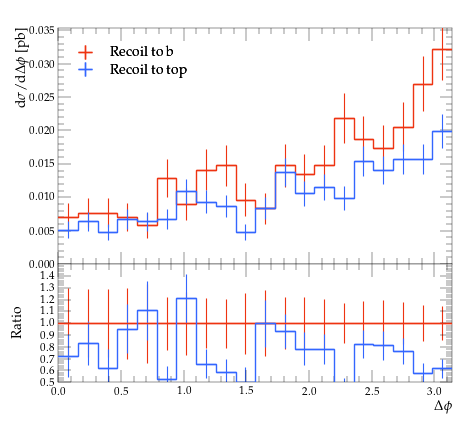

This figure's Python source:
#! /usr/bin/env python

# This Python script was auto-generated using YODA v2.0.2.
# Analysis object: /MC_TTBAR/onelep_jetb_1_W_dphi
# Timestamp: 07-08-2026 (11:29:31)

import matplotlib as mpl
import matplotlib.pyplot as plt
mpl.use('Agg') # comment out for interactive use
import os
import numpy as np

plotDir = os.path.split(os.path.realpath(__file__))[0]
if 'YODA_USER_PLOT_PATH' in globals():
    plot_outdir = globals()['YODA_USER_PLOT_PATH']
else:
    plot_outdir = plotDir

#plot style
plt.style.use(os.path.join(plotDir, '../default.mplstyle'))
# plot metadata
figW, figH = plt.rcParams['figure.figsize']
ax_xLabel = r'$\Delta \phi$'
ax_yLabel = r'$\mathrm{d}\sigma/\mathrm{d}\Delta \phi$ [pb]'
ax_title  = r''
ax_xScale = 'linear'
ax_yScale = 'linear'
xLims = (0.0, 3.141593)
yLims = (0.0, 0.035360622)

# TeX-friendly labels for the legend
labels = {
    'legend' : ([ r"Recoil to b", r"Recoil to top" ], r""),
}

# Adjust canvas width and height
canvasW = 10.0
canvasH = 9.0
figW *= canvasW/10.
figH *= canvasH/9.

# Create figure and axis objects
fig, (ax, ratio0_ax) = plt.subplots(2, 1, sharex=True,
                  figsize=(figW,figH), gridspec_kw={'height_ratios': (6.0, 3.0)})

# Set figure margins
plt.subplots_adjust(
    left   = 1.0 * plt.rcParams['figure.subplot.left'],
    right  = 1.0 * plt.rcParams['figure.subplot.right'],
    top    = 1.0 * plt.rcParams['figure.subplot.top'],
    bottom = 1.0 * plt.rcParams['figure.subplot.bottom'])

ratio0_ax.yaxis.set_major_locator(mpl.ticker.MultipleLocator(0.1))
ratio0_ax.set_ylim(0.5, 1.4999)
ratio0_ax.set_ylabel('Ratio')

# the numerical data is stored in a separate file
dataf = dict()
prefix = os.path.split(__file__)[0]
if prefix:    prefix = prefix + '/'
exec(open(prefix+'onelep_jetb_1_W_dphi__data.py').read(), dataf)


legend_handles = dict() # keep track of handles for the legend

# style options for curves
# starts at zorder>=5 to draw curve on top of legend
styles = {
  'rec_b': {
    'color' : '#EE3311',
    'linestyle' : '-',
    'linewidth' : 1,
    'marker' : 'none',
    'markersize' : 2,
    'capsize' : 0.0,
    'zorder' : 5,
    'histstyle' : 1,
    'drawstyle' : 'steps-pre',
    'xerrorbars' : 1,
    'yerrorbars' : 1,
    'fillcolor' : None,
    'fillopacity' : 1.0,
    'ratio0_linestyle' : '-',
    'ratio0_linewidth' : 1,
    'ratio0_marker' : 'none',
    'ratio0_markersize' : 2,
    'ratio0_capsize' : 0.0,
    'ratio0_zorder' : 5,
    'ratio0_histstyle' : 1,
    'ratio0_drawstyle' : 'steps-pre',
    'ratio0_xerrorbars' : 1,
    'ratio0_yerrorbars' : 1,
  },
  'rec_t': {
    'color' : '#3366FF',
    'linestyle' : '-',
    'linewidth' : 1,
    'marker' : 'none',
    'markersize' : 2,
    'capsize' : 0.0,
    'zorder' : 6,
    'histstyle' : 1,
    'drawstyle' : 'steps-pre',
    'xerrorbars' : 1,
    'yerrorbars' : 1,
    'fillcolor' : None,
    'fillopacity' : 1.0,
    'ratio0_linestyle' : '-',
    'ratio0_linewidth' : 1,
    'ratio0_marker' : 'none',
    'ratio0_markersize' : 2,
    'ratio0_capsize' : 0.0,
    'ratio0_zorder' : 6,
    'ratio0_histstyle' : 1,
    'ratio0_drawstyle' : 'steps-pre',
    'ratio0_xerrorbars' : 1,
    'ratio0_yerrorbars' : 1,
  },
}

# curve from input yoda files in main panel
for label, yvals in dataf['yvals'].items():
    if all(np.isnan(v) for v in dataf['yvals'][label]):
        continue
    tmp = None
    if styles[label]['histstyle']: # draw as histogram
        xpos = dataf['xedges'][label] if styles[label]['drawstyle'] else dataf['xpoints'][label]
        ypos = np.insert(yvals, 0, yvals[0]) if styles[label]['drawstyle'] else yvals
        if styles[label]['fillcolor']: # fill area below curve
            ax.fill_between(xpos, ypos, step='pre',
                            color=styles[label]['fillcolor'],
                            alpha=styles[label]['fillopacity'])
        tmp, = ax.plot(xpos, ypos,
                       color=styles[label]['color'],
                       linestyle=styles[label]['linestyle'],
                       linewidth=styles[label]['linewidth'],
                       drawstyle=styles[label]['drawstyle'], solid_joinstyle='miter',
                       zorder=styles[label]['zorder'], label=label)
    tmp = ax.errorbar(dataf['xpoints'][label], yvals,
                      xerr=np.array(dataf['xerrs'][label])*styles[label]['xerrorbars'],
                      yerr=np.array(dataf['yerrs'][label])*styles[label]['yerrorbars'],
                      fmt=styles[label]['marker'], capsize=styles[label]['capsize'],
                      markersize=styles[label]['markersize'],
                      ecolor=styles[label]['color'],
                      color=styles[label]['color'], zorder=styles[label]['zorder'])
    tmp[-1][0].set_linestyle(styles[label]['linestyle'])
    tmp[-1][0].set_linewidth(styles[label]['linewidth'])
    if label in dataf['add_legend_handle']:  legend_handles[label] = tmp
    for varLabel in dataf['variation_yvals'].keys():
        if varLabel.startswith(label):
            tmp, = ax.plot(dataf['xedges'][label], dataf['variation_yvals'][varLabel],
                           color=styles[label]['color'],
                           linestyle=styles[label]['linestyle'],
                           linewidth=styles[label]['linewidth'],
                           drawstyle='steps-pre', solid_joinstyle='miter',
                           zorder=styles[label]['zorder'], alpha=0.5)


# plots on ratio panel
# curve from input yoda files in ratio panel
for label, yvals in dataf['ratio0_yvals'].items():
    if all(np.isnan(v) for v in yvals):
        continue
    if styles[label]['ratio0_histstyle']: # plot as histogram
        xpos = dataf['xedges']['rec_b'] if styles[label]['ratio0_drawstyle'] else dataf['xpoints']['rec_b']
        ypos = np.insert(yvals, 0, yvals[0]) if styles[label]['ratio0_drawstyle'] else yvals
        ratio0_ax.plot(xpos, ypos,
                       color=styles[label]['color'],
                       linewidth=styles[label]['linewidth'],
                       linestyle=styles[label]['ratio0_linestyle'],
                       drawstyle=styles[label]['ratio0_drawstyle'], zorder=styles[label]['zorder'],
                       solid_joinstyle='miter')
    tmp = ratio0_ax.errorbar(dataf['xpoints']['rec_b'], yvals,
                             xerr=np.array(dataf['ref_xerrs'])*styles[label]['ratio0_xerrorbars'],
                             yerr=np.array(dataf['ratio0_yerrs'][label])*styles[label]['ratio0_yerrorbars'],
                             fmt=styles[label]['ratio0_marker'], capsize=styles[label]['ratio0_capsize'],
                             markersize=styles[label]['ratio0_markersize'],
                             ecolor=styles[label]['color'],
                             color=styles[label]['color'])
    tmp[-1][0].set_linestyle(styles[label]['ratio0_linestyle'])
    tmp[-1][0].set_linewidth(styles[label]['ratio0_linewidth'])

    for varlabel in dataf['ratio0_variation_vals'].keys():
        if varlabel.startswith(label):
            ratio0_ax.plot(dataf['xedges']['rec_b'],
                            dataf['ratio0_variation_vals'][varlabel],
                            color=styles[label]['color'],
                            linestyle=styles[label]['linestyle'],
                            linewidth=styles[label]['linewidth'],
                            drawstyle='steps-pre', solid_joinstyle='miter',
                            zorder=1, alpha=0.5)

legend_items = list(legend_handles.values())
ax.add_artist(ax.legend(legend_items,
                        labels['legend'][0],
                        title=labels['legend'][1],
                        alignment='left',
                        loc='upper left',
                        bbox_to_anchor=(0.0, 0.97)))

# set plot metadata as defined above
ratio0_ax.set_xlabel(ax_xLabel)
ratio0_ax.xaxis.set_label_coords(1., -0.15)
ax.set_ylabel(ax_yLabel, ha='right', va='top')
ax.yaxis.set_label_coords(-0.11, 1.0)
ax.set_title(ax_title, loc='left')
ax.set_xscale(ax_xScale)
ax.set_yscale(ax_yScale)
ax.set_xlim(xLims)
ax.set_ylim(yLims)

# tick formatting
plt.rcParams['xtick.top'] = True
plt.rcParams['ytick.right'] = True
fig.align_ylabels((ax, ratio0_ax))
plt.savefig(os.path.join(plot_outdir, 'onelep_jetb_1_W_dphi.pdf'), format='PDF')
plt.savefig(os.path.join(plot_outdir, 'onelep_jetb_1_W_dphi.png'), format='PNG')

plt.close(fig)
